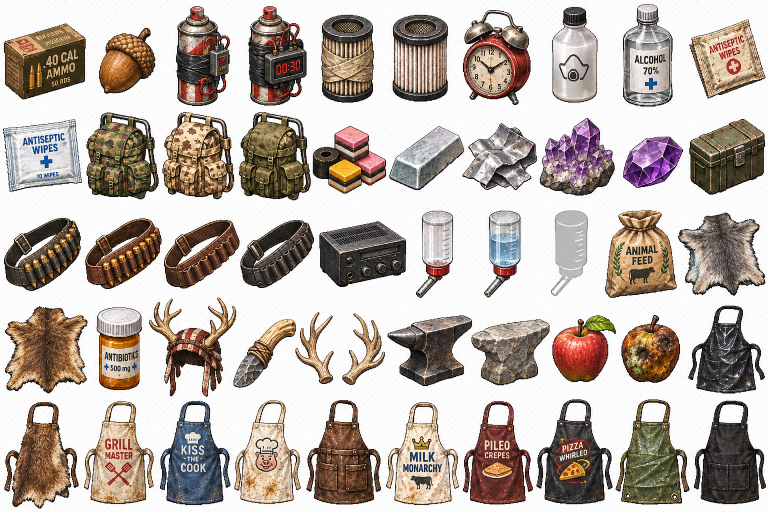
#> input picture art_src/sheets/sheet_c02.png, 1536 x 1024 px (shown at 1/2 size)
$ python -i pack.py   (imports and definitions only)
#> lines starting #> are read from the running program, lines starting #| are printed output that depends on the picture
"""Alpha-safe world-scale actor atlas packer. Actor positions never recentered frame-by-frame."""
import argparse
import collections
import hashlib
import json
from pathlib import Path
from PIL import Image,ImageDraw

DIRECTIONS=("front","right","back","left")

def downsample(im,divisor=2):
    return im.convert("RGBa").resize((im.width//divisor,im.height//divisor),Image.Resampling.BOX).convert("RGBA")

# [109 lines left out: functions pack, main, not called in this run]

# [2 lines not run here, left out]

>>> from PIL import Image
>>> picture = Image.open('../../art_src/sheets/sheet_c02.png')
#> picture is the input picture: PIL image 1536x1024 RGB; mean R, G, B 188.3, 178.6, 171.7
>>> result = downsample(picture)
#> in downsample, `return im.convert("RGBa").resize((im.width//divisor,im.height//divisor..`:
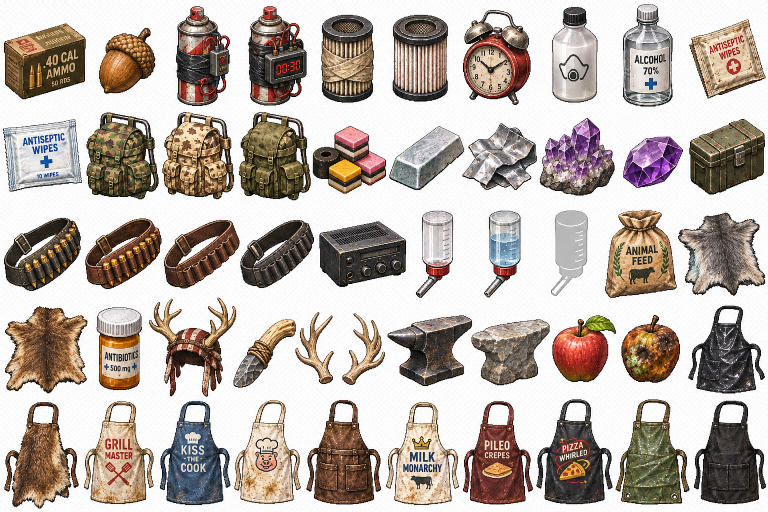
#> returned value: PIL image 768x512 RGBA; mean R, G, B, A 188.8, 179, 172.2, 255

$ run again, on art_src/sheets/sheet_c09.png
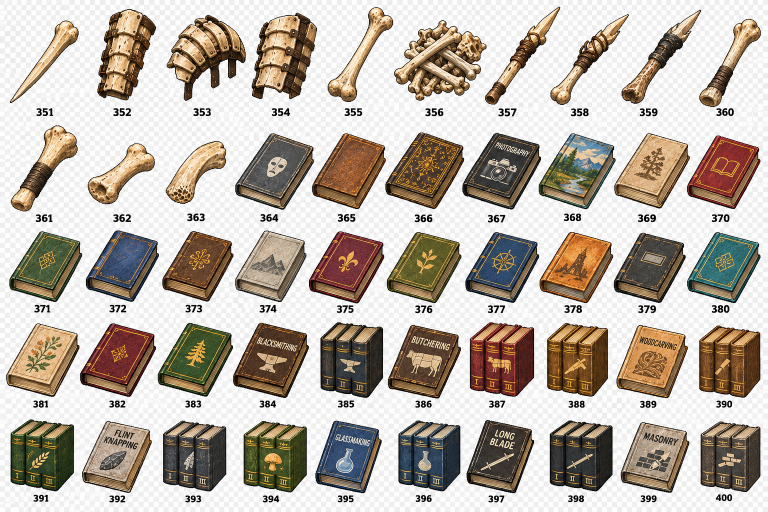
#> input picture art_src/sheets/sheet_c09.png, 1536 x 1024 px (shown at 1/2 size)
#> picture is the input picture: PIL image 1536x1024 RGB; mean R, G, B 188.6, 179.8, 169.7
#> in downsample, `return im.convert("RGBa").resize((im.width//divisor,im.height//divisor..`:
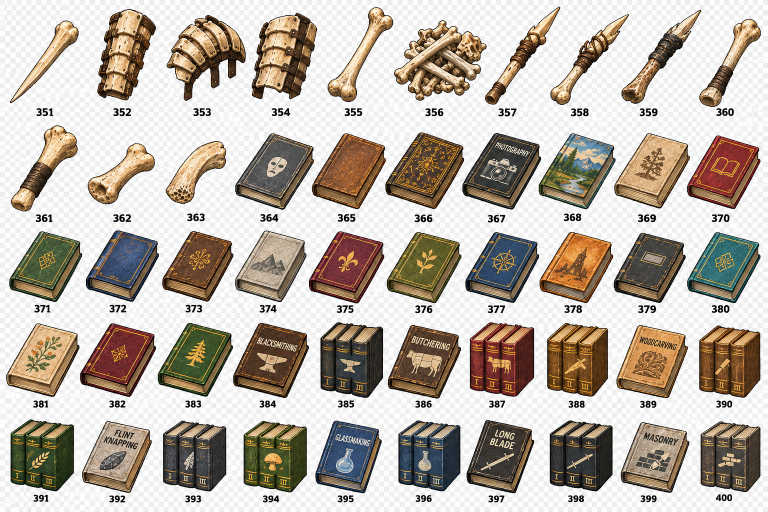
#> returned value: PIL image 768x512 RGBA; mean R, G, B, A 189.1, 180.3, 170.2, 255

$ run again, on art_src/sheets/sheet_c10.png
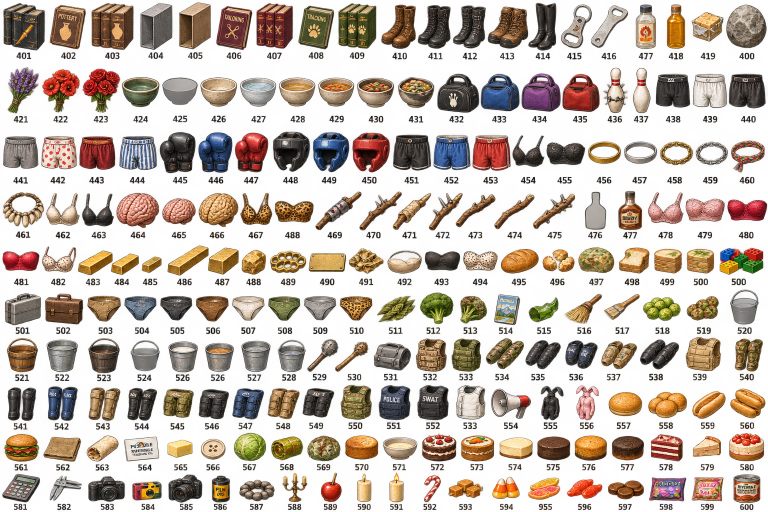
#> input picture art_src/sheets/sheet_c10.png, 1536 x 1024 px (shown at 1/2 size)
#> picture is the input picture: PIL image 1536x1024 RGBA; mean R, G, B, A 112, 87.6, 65.7, 98
#> in downsample, `return im.convert("RGBa").resize((im.width//divisor,im.height//divisor..`:
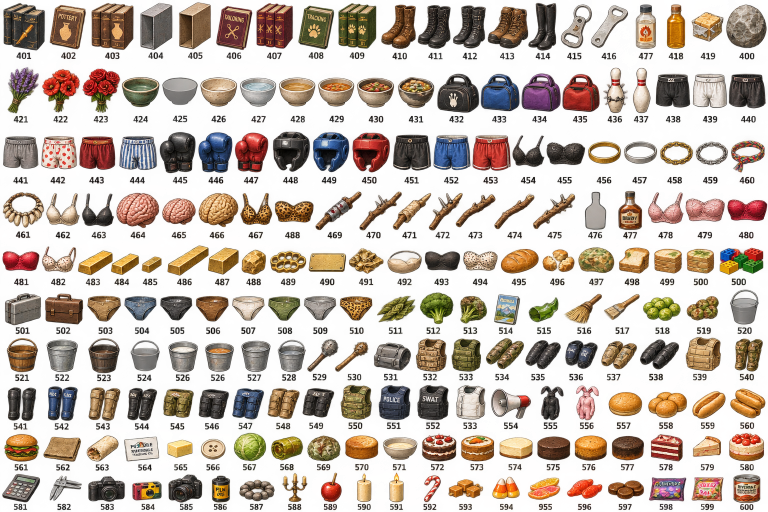
#> returned value: PIL image 768x512 RGBA; mean R, G, B, A 96.8, 66.9, 47.5, 98.3; transparent parts drawn white

$ run again, on art_src/sheets/sheet_c11.png
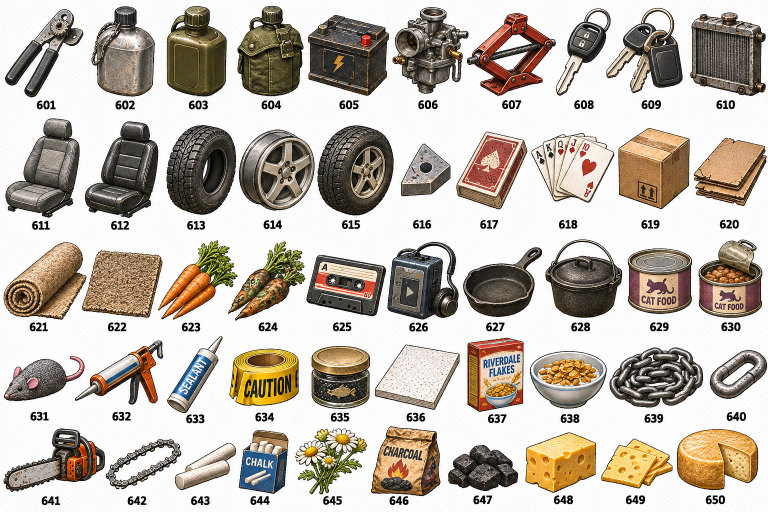
#> input picture art_src/sheets/sheet_c11.png, 1536 x 1024 px (shown at 1/2 size)
#> picture is the input picture: PIL image 1536x1024 RGB; mean R, G, B 192.5, 184.3, 174.6
#> in downsample, `return im.convert("RGBa").resize((im.width//divisor,im.height//divisor..`:
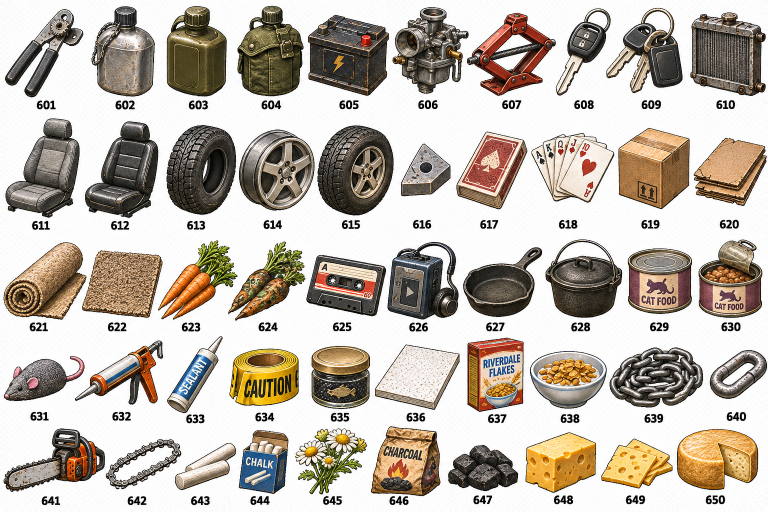
#> returned value: PIL image 768x512 RGBA; mean R, G, B, A 193, 184.8, 175.1, 255
